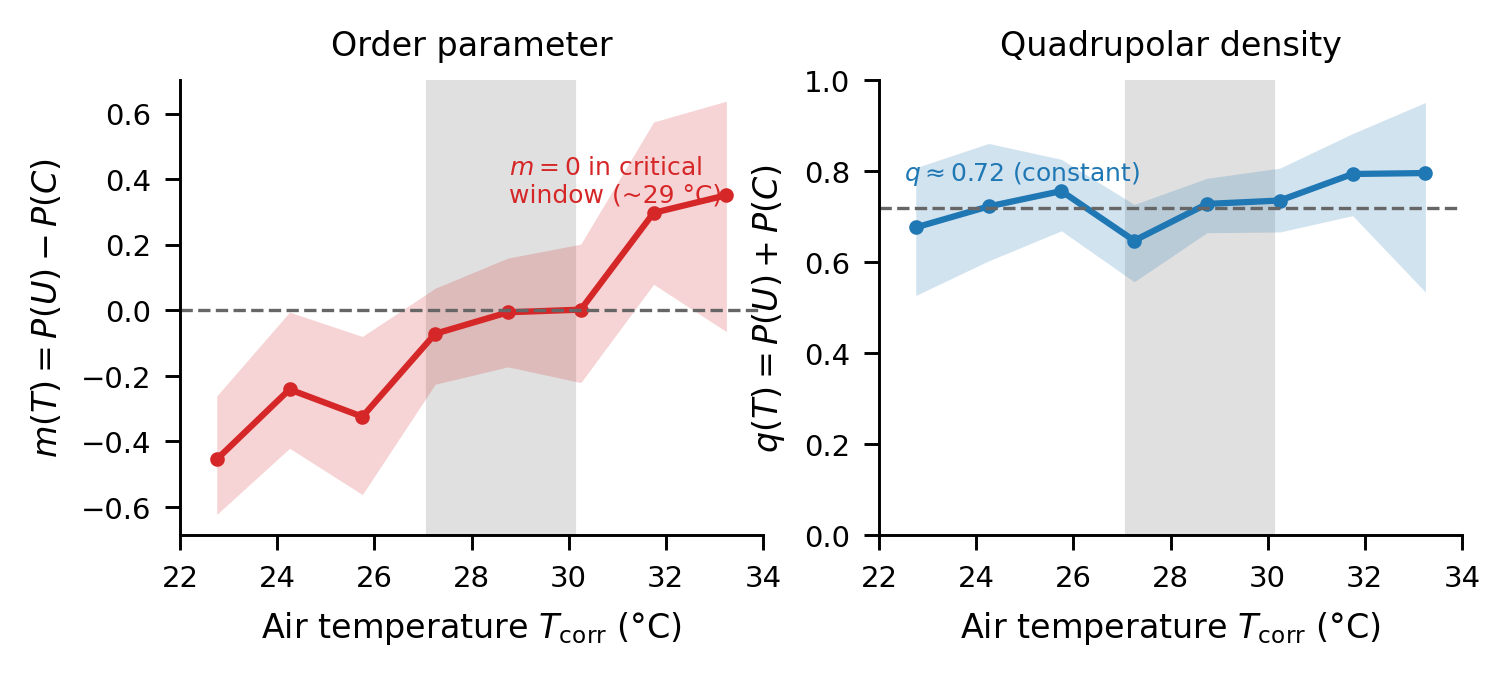

Generate this figure with Python:
"""F6 (Chapter 4) - Order parameter m(T) and quadrupolar density q(T).
Sign convention: S=-1 comfortable, S=0 neutral, S=+1 uncomfortable.
m(T) = P(U) - P(C);  q(T) = P(U) + P(C) = 1 - P(N).
Walk-stratified bootstrap bands. m=0 crossing marked. Critical window shaded.
Size 14x5 cm. PNG 300dpi + PDF."""
import numpy as np
import pandas as pd
import matplotlib.pyplot as plt
from _common import load, set_style, save, CM

set_style()
df = load()

XCOL = "T_corr"
BIN_W = 1.5
MIN_N = 25
XMIN, XMAX = 22, 34
N_BOOT = 600
RNG = np.random.default_rng(0)

edges = np.arange(XMIN, XMAX + BIN_W, BIN_W)
centers = 0.5 * (edges[:-1] + edges[1:])

is_C = (df.state3 == "comfortable").to_numpy()
is_U = (df.state3 == "uncomfortable").to_numpy()
x = df[XCOL].to_numpy()
walks = df.walk.to_numpy()
uw = np.unique(walks)


def m_q_profiles(idx):
    xb = x[idx]; cb = is_C[idx]; ub = is_U[idx]
    m = np.full(len(centers), np.nan); q = np.full(len(centers), np.nan)
    for i in range(len(centers)):
        sel = (xb >= edges[i]) & (xb < edges[i + 1])
        n = sel.sum()
        if n < MIN_N:
            continue
        pC = cb[sel].mean(); pU = ub[sel].mean()
        m[i] = pU - pC; q[i] = pU + pC
    return m, q


m0, q0 = m_q_profiles(np.arange(len(df)))

# walk-stratified bootstrap
mb = np.full((N_BOOT, len(centers)), np.nan)
qb = np.full((N_BOOT, len(centers)), np.nan)
walk_idx = {w: np.where(walks == w)[0] for w in uw}
for b in range(N_BOOT):
    samp = np.concatenate([RNG.choice(walk_idx[w], size=len(walk_idx[w]), replace=True)
                           for w in RNG.choice(uw, size=len(uw), replace=True)])
    mb[b], qb[b] = m_q_profiles(samp)

m_lo, m_hi = np.nanpercentile(mb, [2.5, 97.5], axis=0)
q_lo, q_hi = np.nanpercentile(qb, [2.5, 97.5], axis=0)


def crossing(c, y):
    good = ~np.isnan(y)
    c, y = c[good], y[good]
    for i in range(len(c) - 1):
        if y[i] == 0:
            return c[i]
        if y[i] * y[i + 1] < 0:
            t = y[i] / (y[i] - y[i + 1])
            return c[i] + t * (c[i + 1] - c[i])
    return np.nan


m0_cross = crossing(centers, m0)
boot_cross = np.array([crossing(centers, mb[b]) for b in range(N_BOOT)])
cross_lo, cross_hi = np.nanpercentile(boot_cross, [2.5, 97.5])
print(f"m=0 crossing = {m0_cross:.2f} C  CI [{cross_lo:.2f}, {cross_hi:.2f}]")
print(f"q median (binned) = {np.nanmedian(q0):.3f}")

fig, (axm, axq) = plt.subplots(1, 2, figsize=(14 * CM, 5 * CM))

# critical window (from frozen numbers, chi-tilde >= 0.95)
for ax in (axm, axq):
    ax.axvspan(27.1, 30.1, color="0.88", zorder=0)
    ax.set_xlim(XMIN, XMAX)
    ax.set_xlabel(r"Air temperature $T_{\rm corr}$ (°C)")

good = ~np.isnan(m0)
axm.fill_between(centers[good], m_lo[good], m_hi[good], color="#d62728", alpha=0.2, lw=0)
axm.plot(centers[good], m0[good], color="#d62728", lw=1.5, marker="o", ms=2.5)
axm.axhline(0, ls="--", color="0.4", lw=0.8)
axm.set_ylabel(r"$m(T) = P(U) - P(C)$")
axm.set_title("Order parameter", fontsize=8)
axm.annotate("$m=0$ in critical\nwindow (~29 °C)", (28.6, 0),
             textcoords="offset points", xytext=(2, 26), fontsize=6, color="#d62728")

goodq = ~np.isnan(q0)
axq.fill_between(centers[goodq], q_lo[goodq], q_hi[goodq], color="#1f77b4", alpha=0.2, lw=0)
axq.plot(centers[goodq], q0[goodq], color="#1f77b4", lw=1.5, marker="o", ms=2.5)
axq.axhline(0.72, ls="--", color="0.4", lw=0.8)
axq.set_ylabel(r"$q(T) = P(U) + P(C)$")
axq.set_ylim(0, 1)
axq.set_title("Quadrupolar density", fontsize=8)
axq.annotate(r"$q \approx 0.72$ (constant)", (XMIN + 0.5, 0.78), fontsize=6, color="#1f77b4")

save(fig, "F6_m_q_vs_T")
